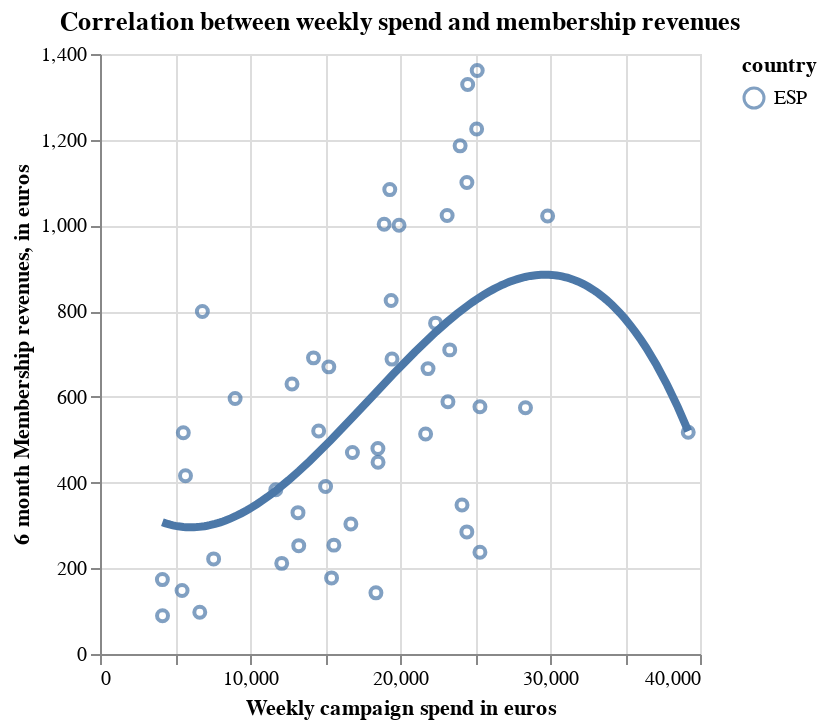

Here is the notebook cell this chart was saved with:
### Code cell
chart = (
    alt.Chart(
        dfc[["country", "cost_with_vat", "value_6m"]].loc[dfc["country"] == "ESP"]
    )
    .mark_point()
    .encode(
        x=alt.X(
            "cost_with_vat:Q", axis=alt.Axis(title="Weekly campaign spend in euros")
        ),
        y=alt.Y(
            "value_6m:Q", axis=alt.Axis(title="6 month Membership revenues, in euros")
        ),
        color="country:N",
    )
    .properties(
        width=300,
        height=300,
        title="Correlation between weekly spend and membership revenues",
    )
)
chart + chart.transform_regression(
    "cost_with_vat", "value_6m", method="poly", groupby=["country"]
).mark_line(size=4)

### Figure 1 — Vega-Lite specification as saved in the notebook (floating-point values rounded to 4 significant figures)
{"config": {"view": {"continuousWidth": 400, "continuousHeight": 300}}, "layer": [{"mark": "point", "encoding": {"color": {"type": "nominal", "field": "country"}, "x": {"type": "quantitative", "axis": {"title": "Weekly campaign spend in euros"}, "field": "cost_with_vat"}, "y": {"type": "quantitative", "axis": {"title": "6 month Membership revenues, in euros"}, "field": "value_6m"}}, "height": 300, "title": "Correlation between weekly spend and membership revenues", "width": 300}, {"mark": {"type": "line", "size": 4}, "encoding": {"color": {"type": "nominal", "field": "country"}, "x": {"type": "quantitative", "axis": {"title": "Weekly campaign spend in euros"}, "field": "cost_with_vat"}, "y": {"type": "quantitative", "axis": {"title": "6 month Membership revenues, in euros"}, "field": "value_6m"}}, "height": 300, "title": "Correlation between weekly spend and membership revenues", "transform": [{"on": "cost_with_vat", "regression": "value_6m", "groupby": ["country"], "method": "poly"}], "width": 300}], "data": {"name": "data-e632b0891f2af5731d7adbb2f50754a4"}, "$schema": "https://vega.github.io/schema/vega-lite/v4.8.1.json", "datasets": {"data-e632b0891f2af5731d7adbb2f50754a4": [{"country": "ESP", "cost_with_vat": 16830.0, "value_6m": 470.1}, {"country": "ESP", "cost_with_vat": 13250.0, "value_6m": 252.8}, {"country": "ESP", "cost_with_vat": 16720.0, "value_6m": 303.5}, {"country": "ESP", "cost_with_vat": 15260.0, "value_6m": 670.0}, {"country": "ESP", "cost_with_vat": 24460.0, "value_6m": 1100.0}, {"country": "ESP", "cost_with_vat": 24510.0, "value_6m": 1329.0}, {"country": "ESP", "cost_with_vat": 19320.0, "value_6m": 1084.0}, {"country": "ESP", "cost_with_vat": 15590.0, "value_6m": 254.0}, {"country": "ESP", "cost_with_vat": 15040.0, "value_6m": 390.9}, {"country": "ESP", "cost_with_vat": 19940.0, "value_6m": 1000.0}, {"country": "ESP", "cost_with_vat": 21870.0, "value_6m": 665.9}, {"country": "ESP", "cost_with_vat": 18940.0, "value_6m": 1003.0}, {"country": "ESP", "cost_with_vat": 19470.0, "value_6m": 688.1}, {"country": "ESP", "cost_with_vat": 19410.0, "value_6m": 825.0}, {"country": "ESP", "cost_with_vat": 14230.0, "value_6m": 691.0}, {"country": "ESP", "cost_with_vat": 15440.0, "value_6m": 177.5}, {"country": "ESP", "cost_with_vat": 25110.0, "value_6m": 1225.0}, {"country": "ESP", "cost_with_vat": 25330.0, "value_6m": 576.8}, {"country": "ESP", "cost_with_vat": 23140.0, "value_6m": 1023.0}, {"country": "ESP", "cost_with_vat": 18530.0, "value_6m": 479.6}, {"country": "ESP", "cost_with_vat": 24460.0, "value_6m": 284.9}, {"country": "ESP", "cost_with_vat": 23310.0, "value_6m": 709.6}, {"country": "ESP", "cost_with_vat": 24010.0, "value_6m": 1186.0}, {"country": "ESP", "cost_with_vat": 25150.0, "value_6m": 1362.0}, {"country": "ESP", "cost_with_vat": 23200.0, "value_6m": 588.7}, {"country": "ESP", "cost_with_vat": 24130.0, "value_6m": 347.7}, {"country": "ESP", "cost_with_vat": 39220.0, "value_6m": 517.4}, {"country": "ESP", "cost_with_vat": 29840.0, "value_6m": 1022.0}, {"country": "ESP", "cost_with_vat": 25330.0, "value_6m": 237.6}, {"country": "ESP", "cost_with_vat": 21710.0, "value_6m": 513.3}, {"country": "ESP", "cost_with_vat": 18540.0, "value_6m": 447.4}, {"country": "ESP", "cost_with_vat": 22370.0, "value_6m": 772.0}, {"country": "ESP", "cost_with_vat": 28360.0, "value_6m": 574.6}, {"country": "ESP", "cost_with_vat": 18390.0, "value_6m": 142.7}, {"country": "ESP", "cost_with_vat": 6653.0, "value_6m": 97.3}, {"country": "ESP", "cost_with_vat": 7575.0, "value_6m": 221.9}, {"country": "ESP", "cost_with_vat": 12120.0, "value_6m": 211.5}, {"country": "ESP", "cost_with_vat": 13200.0, "value_6m": 329.8}, {"country": "ESP", "cost_with_vat": 12800.0, "value_6m": 629.9}, {"country": "ESP", "cost_with_vat": 11720.0, "value_6m": 383.4}, {"country": "ESP", "cost_with_vat": 14580.0, "value_6m": 520.3}, {"country": "ESP", "cost_with_vat": 5699.0, "value_6m": 416.0}, {"country": "ESP", "cost_with_vat": 4159.0, "value_6m": 173.6}, {"country": "ESP", "cost_with_vat": 4168.0, "value_6m": 89.1}, {"country": "ESP", "cost_with_vat": 5553.0, "value_6m": 516.2}, {"country": "ESP", "cost_with_vat": 5470.0, "value_6m": 148.0}, {"country": "ESP", "cost_with_vat": 9007.0, "value_6m": 596.1}, {"country": "ESP", "cost_with_vat": 6824.0, "value_6m": 799.2}]}}
